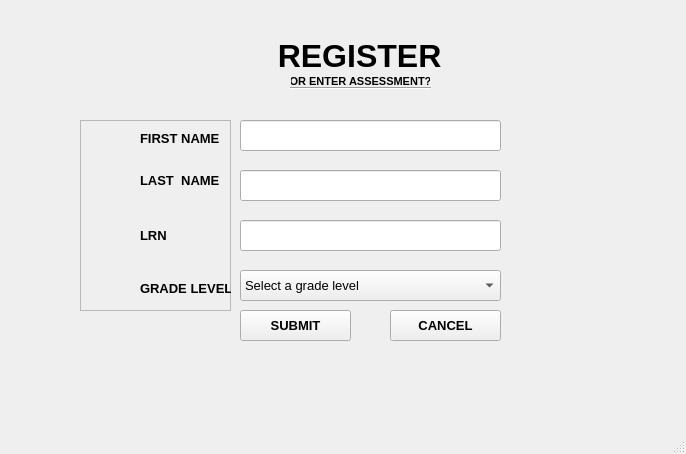
<?xml version="1.0" encoding="UTF-8"?>
<ui version="4.0">
 <class>Registration</class>
 <widget class="QMainWindow" name="Registration">
  <property name="geometry">
   <rect>
    <x>0</x>
    <y>0</y>
    <width>686</width>
    <height>454</height>
   </rect>
  </property>
  <property name="windowTitle">
   <string>MainWindow</string>
  </property>
  <widget class="QWidget" name="centralwidget">
   <widget class="QLineEdit" name="lineEdit">
    <property name="geometry">
     <rect>
      <x>240</x>
      <y>120</y>
      <width>261</width>
      <height>31</height>
     </rect>
    </property>
   </widget>
   <widget class="QPushButton" name="pushButton">
    <property name="geometry">
     <rect>
      <x>240</x>
      <y>310</y>
      <width>111</width>
      <height>31</height>
     </rect>
    </property>
    <property name="font">
     <font>
      <family>Arial</family>
      <pointsize>10</pointsize>
      <weight>75</weight>
      <bold>true</bold>
     </font>
    </property>
    <property name="text">
     <string>SUBMIT</string>
    </property>
   </widget>
   <widget class="QFrame" name="frame">
    <property name="geometry">
     <rect>
      <x>80</x>
      <y>120</y>
      <width>151</width>
      <height>191</height>
     </rect>
    </property>
    <property name="frameShape">
     <enum>QFrame::StyledPanel</enum>
    </property>
    <property name="frameShadow">
     <enum>QFrame::Raised</enum>
    </property>
    <widget class="QLabel" name="label">
     <property name="geometry">
      <rect>
       <x>60</x>
       <y>10</y>
       <width>81</width>
       <height>16</height>
      </rect>
     </property>
     <property name="font">
      <font>
       <family>Arial</family>
       <pointsize>10</pointsize>
       <weight>75</weight>
       <bold>true</bold>
      </font>
     </property>
     <property name="text">
      <string>FIRST NAME</string>
     </property>
    </widget>
    <widget class="QLabel" name="label_2">
     <property name="geometry">
      <rect>
       <x>60</x>
       <y>50</y>
       <width>81</width>
       <height>20</height>
      </rect>
     </property>
     <property name="font">
      <font>
       <family>Arial</family>
       <pointsize>10</pointsize>
       <weight>75</weight>
       <bold>true</bold>
      </font>
     </property>
     <property name="text">
      <string>LAST  NAME</string>
     </property>
    </widget>
    <widget class="QLabel" name="label_3">
     <property name="geometry">
      <rect>
       <x>60</x>
       <y>100</y>
       <width>41</width>
       <height>31</height>
      </rect>
     </property>
     <property name="font">
      <font>
       <family>Arial</family>
       <pointsize>10</pointsize>
       <weight>75</weight>
       <bold>true</bold>
      </font>
     </property>
     <property name="text">
      <string>LRN</string>
     </property>
    </widget>
    <widget class="QLabel" name="label_4">
     <property name="geometry">
      <rect>
       <x>60</x>
       <y>160</y>
       <width>91</width>
       <height>16</height>
      </rect>
     </property>
     <property name="font">
      <font>
       <family>Arial</family>
       <pointsize>10</pointsize>
       <weight>75</weight>
       <bold>true</bold>
      </font>
     </property>
     <property name="text">
      <string>GRADE LEVEL</string>
     </property>
    </widget>
   </widget>
   <widget class="QPushButton" name="pushButton_2">
    <property name="geometry">
     <rect>
      <x>390</x>
      <y>310</y>
      <width>111</width>
      <height>31</height>
     </rect>
    </property>
    <property name="font">
     <font>
      <family>Arial</family>
      <pointsize>10</pointsize>
      <weight>75</weight>
      <bold>true</bold>
     </font>
    </property>
    <property name="text">
     <string>CANCEL</string>
    </property>
   </widget>
   <widget class="QLabel" name="label_5">
    <property name="geometry">
     <rect>
      <x>260</x>
      <y>20</y>
      <width>191</width>
      <height>71</height>
     </rect>
    </property>
    <property name="font">
     <font>
      <family>Arial</family>
      <pointsize>24</pointsize>
      <weight>75</weight>
      <bold>true</bold>
     </font>
    </property>
    <property name="text">
     <string>  REGISTER</string>
    </property>
    <property name="scaledContents">
     <bool>true</bool>
    </property>
    <property name="wordWrap">
     <bool>false</bool>
    </property>
   </widget>
   <widget class="QLineEdit" name="lineEdit_2">
    <property name="geometry">
     <rect>
      <x>240</x>
      <y>170</y>
      <width>261</width>
      <height>31</height>
     </rect>
    </property>
   </widget>
   <widget class="QLineEdit" name="lineEdit_3">
    <property name="geometry">
     <rect>
      <x>240</x>
      <y>220</y>
      <width>261</width>
      <height>31</height>
     </rect>
    </property>
   </widget>
   <widget class="QPushButton" name="pushButton_3">
    <property name="geometry">
     <rect>
      <x>290</x>
      <y>70</y>
      <width>141</width>
      <height>23</height>
     </rect>
    </property>
    <property name="palette">
     <palette>
      <active>
       <colorrole role="WindowText">
        <brush brushstyle="SolidPattern">
         <color alpha="255">
          <red>0</red>
          <green>0</green>
          <blue>0</blue>
         </color>
        </brush>
       </colorrole>
       <colorrole role="Button">
        <brush brushstyle="SolidPattern">
         <color alpha="255">
          <red>0</red>
          <green>0</green>
          <blue>255</blue>
         </color>
        </brush>
       </colorrole>
       <colorrole role="Light">
        <brush brushstyle="SolidPattern">
         <color alpha="255">
          <red>127</red>
          <green>127</green>
          <blue>255</blue>
         </color>
        </brush>
       </colorrole>
       <colorrole role="Midlight">
        <brush brushstyle="SolidPattern">
         <color alpha="255">
          <red>63</red>
          <green>63</green>
          <blue>255</blue>
         </color>
        </brush>
       </colorrole>
       <colorrole role="Dark">
        <brush brushstyle="SolidPattern">
         <color alpha="255">
          <red>0</red>
          <green>0</green>
          <blue>127</blue>
         </color>
        </brush>
       </colorrole>
       <colorrole role="Mid">
        <brush brushstyle="SolidPattern">
         <color alpha="255">
          <red>0</red>
          <green>0</green>
          <blue>170</blue>
         </color>
        </brush>
       </colorrole>
       <colorrole role="Text">
        <brush brushstyle="SolidPattern">
         <color alpha="255">
          <red>0</red>
          <green>0</green>
          <blue>0</blue>
         </color>
        </brush>
       </colorrole>
       <colorrole role="BrightText">
        <brush brushstyle="SolidPattern">
         <color alpha="255">
          <red>255</red>
          <green>255</green>
          <blue>255</blue>
         </color>
        </brush>
       </colorrole>
       <colorrole role="ButtonText">
        <brush brushstyle="SolidPattern">
         <color alpha="255">
          <red>0</red>
          <green>0</green>
          <blue>0</blue>
         </color>
        </brush>
       </colorrole>
       <colorrole role="Base">
        <brush brushstyle="SolidPattern">
         <color alpha="255">
          <red>255</red>
          <green>255</green>
          <blue>255</blue>
         </color>
        </brush>
       </colorrole>
       <colorrole role="Window">
        <brush brushstyle="SolidPattern">
         <color alpha="255">
          <red>0</red>
          <green>0</green>
          <blue>255</blue>
         </color>
        </brush>
       </colorrole>
       <colorrole role="Shadow">
        <brush brushstyle="SolidPattern">
         <color alpha="255">
          <red>0</red>
          <green>0</green>
          <blue>0</blue>
         </color>
        </brush>
       </colorrole>
       <colorrole role="AlternateBase">
        <brush brushstyle="SolidPattern">
         <color alpha="255">
          <red>127</red>
          <green>127</green>
          <blue>255</blue>
         </color>
        </brush>
       </colorrole>
       <colorrole role="ToolTipBase">
        <brush brushstyle="SolidPattern">
         <color alpha="255">
          <red>255</red>
          <green>255</green>
          <blue>220</blue>
         </color>
        </brush>
       </colorrole>
       <colorrole role="ToolTipText">
        <brush brushstyle="SolidPattern">
         <color alpha="255">
          <red>0</red>
          <green>0</green>
          <blue>0</blue>
         </color>
        </brush>
       </colorrole>
       <colorrole role="PlaceholderText">
        <brush brushstyle="SolidPattern">
         <color alpha="128">
          <red>0</red>
          <green>0</green>
          <blue>0</blue>
         </color>
        </brush>
       </colorrole>
      </active>
      <inactive>
       <colorrole role="WindowText">
        <brush brushstyle="SolidPattern">
         <color alpha="255">
          <red>0</red>
          <green>0</green>
          <blue>0</blue>
         </color>
        </brush>
       </colorrole>
       <colorrole role="Button">
        <brush brushstyle="SolidPattern">
         <color alpha="255">
          <red>0</red>
          <green>0</green>
          <blue>255</blue>
         </color>
        </brush>
       </colorrole>
       <colorrole role="Light">
        <brush brushstyle="SolidPattern">
         <color alpha="255">
          <red>127</red>
          <green>127</green>
          <blue>255</blue>
         </color>
        </brush>
       </colorrole>
       <colorrole role="Midlight">
        <brush brushstyle="SolidPattern">
         <color alpha="255">
          <red>63</red>
          <green>63</green>
          <blue>255</blue>
         </color>
        </brush>
       </colorrole>
       <colorrole role="Dark">
        <brush brushstyle="SolidPattern">
         <color alpha="255">
          <red>0</red>
          <green>0</green>
          <blue>127</blue>
         </color>
        </brush>
       </colorrole>
       <colorrole role="Mid">
        <brush brushstyle="SolidPattern">
         <color alpha="255">
          <red>0</red>
          <green>0</green>
          <blue>170</blue>
         </color>
        </brush>
       </colorrole>
       <colorrole role="Text">
        <brush brushstyle="SolidPattern">
         <color alpha="255">
          <red>0</red>
          <green>0</green>
          <blue>0</blue>
         </color>
        </brush>
       </colorrole>
       <colorrole role="BrightText">
        <brush brushstyle="SolidPattern">
         <color alpha="255">
          <red>255</red>
          <green>255</green>
          <blue>255</blue>
         </color>
        </brush>
       </colorrole>
       <colorrole role="ButtonText">
        <brush brushstyle="SolidPattern">
         <color alpha="255">
          <red>0</red>
          <green>0</green>
          <blue>0</blue>
         </color>
        </brush>
       </colorrole>
       <colorrole role="Base">
        <brush brushstyle="SolidPattern">
         <color alpha="255">
          <red>255</red>
          <green>255</green>
          <blue>255</blue>
         </color>
        </brush>
       </colorrole>
       <colorrole role="Window">
        <brush brushstyle="SolidPattern">
         <color alpha="255">
          <red>0</red>
          <green>0</green>
          <blue>255</blue>
         </color>
        </brush>
       </colorrole>
       <colorrole role="Shadow">
        <brush brushstyle="SolidPattern">
         <color alpha="255">
          <red>0</red>
          <green>0</green>
          <blue>0</blue>
         </color>
        </brush>
       </colorrole>
       <colorrole role="AlternateBase">
        <brush brushstyle="SolidPattern">
         <color alpha="255">
          <red>127</red>
          <green>127</green>
          <blue>255</blue>
         </color>
        </brush>
       </colorrole>
       <colorrole role="ToolTipBase">
        <brush brushstyle="SolidPattern">
         <color alpha="255">
          <red>255</red>
          <green>255</green>
          <blue>220</blue>
         </color>
        </brush>
       </colorrole>
       <colorrole role="ToolTipText">
        <brush brushstyle="SolidPattern">
         <color alpha="255">
          <red>0</red>
          <green>0</green>
          <blue>0</blue>
         </color>
        </brush>
       </colorrole>
       <colorrole role="PlaceholderText">
        <brush brushstyle="SolidPattern">
         <color alpha="128">
          <red>0</red>
          <green>0</green>
          <blue>0</blue>
         </color>
        </brush>
       </colorrole>
      </inactive>
      <disabled>
       <colorrole role="WindowText">
        <brush brushstyle="SolidPattern">
         <color alpha="255">
          <red>0</red>
          <green>0</green>
          <blue>127</blue>
         </color>
        </brush>
       </colorrole>
       <colorrole role="Button">
        <brush brushstyle="SolidPattern">
         <color alpha="255">
          <red>0</red>
          <green>0</green>
          <blue>255</blue>
         </color>
        </brush>
       </colorrole>
       <colorrole role="Light">
        <brush brushstyle="SolidPattern">
         <color alpha="255">
          <red>127</red>
          <green>127</green>
          <blue>255</blue>
         </color>
        </brush>
       </colorrole>
       <colorrole role="Midlight">
        <brush brushstyle="SolidPattern">
         <color alpha="255">
          <red>63</red>
          <green>63</green>
          <blue>255</blue>
         </color>
        </brush>
       </colorrole>
       <colorrole role="Dark">
        <brush brushstyle="SolidPattern">
         <color alpha="255">
          <red>0</red>
          <green>0</green>
          <blue>127</blue>
         </color>
        </brush>
       </colorrole>
       <colorrole role="Mid">
        <brush brushstyle="SolidPattern">
         <color alpha="255">
          <red>0</red>
          <green>0</green>
          <blue>170</blue>
         </color>
        </brush>
       </colorrole>
       <colorrole role="Text">
        <brush brushstyle="SolidPattern">
         <color alpha="255">
          <red>0</red>
          <green>0</green>
          <blue>127</blue>
         </color>
        </brush>
       </colorrole>
       <colorrole role="BrightText">
        <brush brushstyle="SolidPattern">
         <color alpha="255">
          <red>255</red>
          <green>255</green>
          <blue>255</blue>
         </color>
        </brush>
       </colorrole>
       <colorrole role="ButtonText">
        <brush brushstyle="SolidPattern">
         <color alpha="255">
          <red>0</red>
          <green>0</green>
          <blue>127</blue>
         </color>
        </brush>
       </colorrole>
       <colorrole role="Base">
        <brush brushstyle="SolidPattern">
         <color alpha="255">
          <red>0</red>
          <green>0</green>
          <blue>255</blue>
         </color>
        </brush>
       </colorrole>
       <colorrole role="Window">
        <brush brushstyle="SolidPattern">
         <color alpha="255">
          <red>0</red>
          <green>0</green>
          <blue>255</blue>
         </color>
        </brush>
       </colorrole>
       <colorrole role="Shadow">
        <brush brushstyle="SolidPattern">
         <color alpha="255">
          <red>0</red>
          <green>0</green>
          <blue>0</blue>
         </color>
        </brush>
       </colorrole>
       <colorrole role="AlternateBase">
        <brush brushstyle="SolidPattern">
         <color alpha="255">
          <red>0</red>
          <green>0</green>
          <blue>255</blue>
         </color>
        </brush>
       </colorrole>
       <colorrole role="ToolTipBase">
        <brush brushstyle="SolidPattern">
         <color alpha="255">
          <red>255</red>
          <green>255</green>
          <blue>220</blue>
         </color>
        </brush>
       </colorrole>
       <colorrole role="ToolTipText">
        <brush brushstyle="SolidPattern">
         <color alpha="255">
          <red>0</red>
          <green>0</green>
          <blue>0</blue>
         </color>
        </brush>
       </colorrole>
       <colorrole role="PlaceholderText">
        <brush brushstyle="SolidPattern">
         <color alpha="128">
          <red>0</red>
          <green>0</green>
          <blue>0</blue>
         </color>
        </brush>
       </colorrole>
      </disabled>
     </palette>
    </property>
    <property name="font">
     <font>
      <family>Arial</family>
      <pointsize>8</pointsize>
      <weight>75</weight>
      <bold>true</bold>
     </font>
    </property>
    <property name="text">
     <string>OR ENTER ASSESSMENT?</string>
    </property>
    <property name="flat">
     <bool>true</bool>
    </property>
   </widget>
   <widget class="Line" name="line">
    <property name="geometry">
     <rect>
      <x>290</x>
      <y>80</y>
      <width>141</width>
      <height>16</height>
     </rect>
    </property>
    <property name="orientation">
     <enum>Qt::Horizontal</enum>
    </property>
   </widget>
   <widget class="QComboBox" name="comboBox">
    <property name="geometry">
     <rect>
      <x>240</x>
      <y>270</y>
      <width>261</width>
      <height>31</height>
     </rect>
    </property>
    <property name="font">
     <font>
      <family>Arial</family>
      <pointsize>10</pointsize>
      <weight>50</weight>
      <bold>false</bold>
     </font>
    </property>
    <property name="editable">
     <bool>false</bool>
    </property>
    <item>
     <property name="text">
      <string>Select a grade level</string>
     </property>
    </item>
    <item>
     <property name="text">
      <string>7</string>
     </property>
    </item>
    <item>
     <property name="text">
      <string>8</string>
     </property>
    </item>
    <item>
     <property name="text">
      <string>9</string>
     </property>
    </item>
    <item>
     <property name="text">
      <string>10</string>
     </property>
    </item>
   </widget>
  </widget>
  <widget class="QMenuBar" name="menubar">
   <property name="geometry">
    <rect>
     <x>0</x>
     <y>0</y>
     <width>686</width>
     <height>21</height>
    </rect>
   </property>
  </widget>
  <widget class="QStatusBar" name="statusbar"/>
 </widget>
 <resources/>
 <connections/>
</ui>
